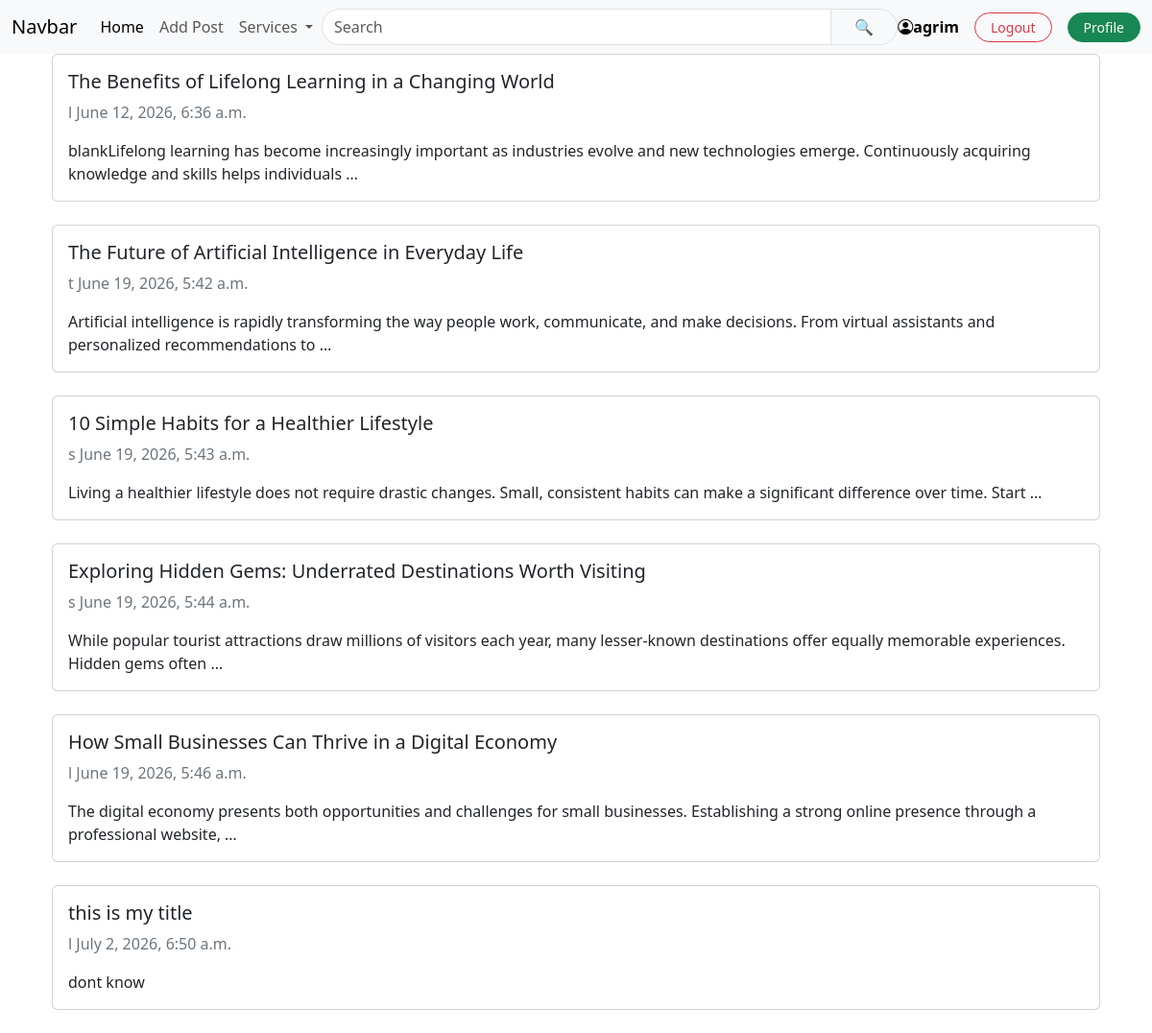
The app's page /all_post/ (signed in), older data.
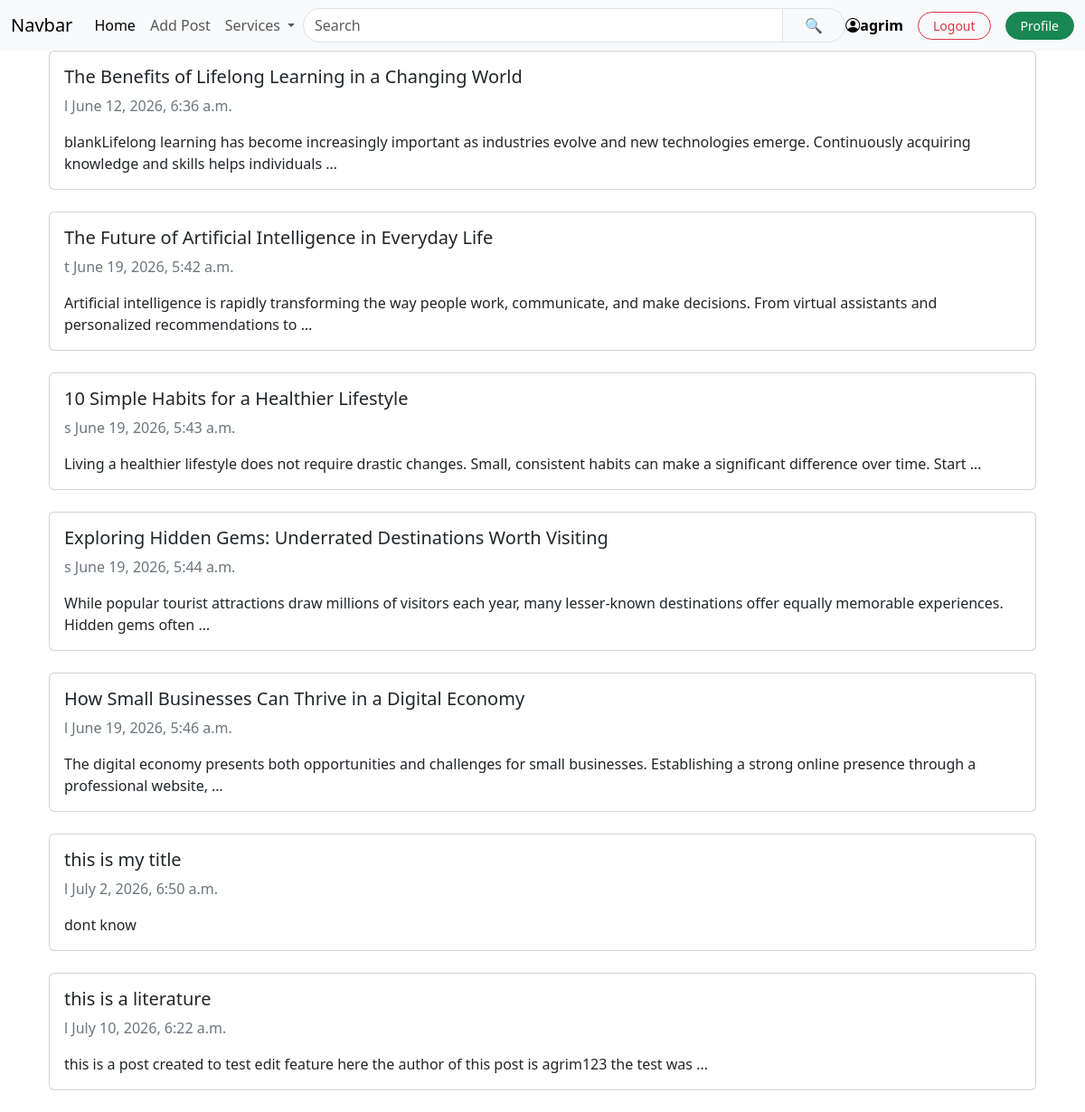
The same page, newer data.
### firstapp/models.py (models this page shows, shortened)
class Posts(models.Model):
    POST_CHOICES=[
        ('l','literature'),
        ('s','sports'),
        ('t','technology')
    ]
    class Meta:
        verbose_name='Post'
        verbose_name_plural='Posts'
    category=models.CharField(choices=POST_CHOICES)
    title=models.CharField(max_length=200)
    image_url=models.URLField(null=True, blank=True)
    status=models.CharField(max_length=20)
    content=models.TextField()
    slug=models.CharField(unique=True)
    created_at=models.DateTimeField(auto_now_add=True)
    updated_at=models.DateTimeField(auto_now=True)
    created_by=models.ForeignKey(settings.AUTH_USER_MODEL,on_delete=models.CASCADE, null=True, blank=True)

### firstapp/views.py (the view)
# urls.py: path('all_post/',views.get_post_view,name='all_post'),
@login_required
def get_post_view(request):
     posts=Posts.objects.all()
     error_message ="something went wrong."
     return render(request, "firstapp/all_post.html", {"posts": posts,"error_message" : error_message})

### firstapp/templates/firstapp/all_post.html (shortened to what this page needs)
{%extends "firstapp/index.html"%}
{%block content%}
{%if posts%}
{%for post in posts%}
<main class="container">
    <a href="{%url 'post_detail' post.id%}" class="text-decoration-none">
        <div class="card mb-4">
            <div class="card-body">
            <h5 class="card-title">{{post.title}}</h5>
                <p class="text-secondary">
                    <span>{{post.category}}</span>
                    <span>{{post.created_at}}</span>
                </p>
                 <p class="card-text">{{post.content|truncatewords:20}}</p>
            </div>
        </div>
    </a>
</main>
{%endfor%}
{%else%}
<p>no post available</p>
{{error_message}}
{%endif%}
{%endblock content%}

Row changes from the older to the newer data that the page shows:
added Posts: title "this is a literature", category "l", created_at "July 10, 2026, 6:22 a.m.", content "this is a post created to test edit feature here the author of this post is agrim123 the test was …"
